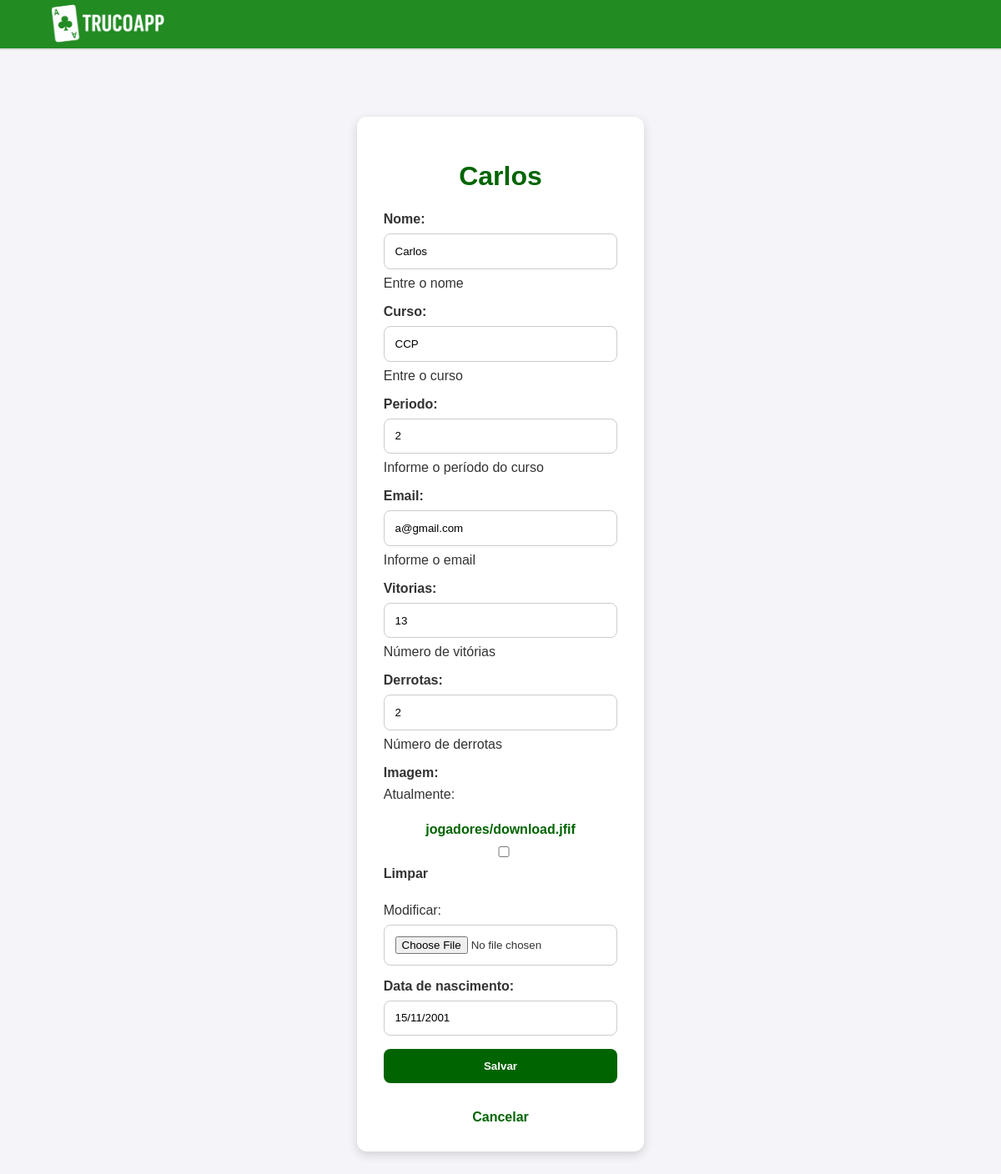
Page /jogadores/1/editar/ on the committed database.
### core/models.py (models this page shows)
class Jogador(models.Model):
    id = models.AutoField(primary_key=True)
    nome = models.CharField(max_length=100, help_text='Entre o nome')
    curso = models.CharField(max_length=100, help_text='Entre o curso')
    periodo = models.IntegerField(help_text='Informe o período do curso')
    email = models.EmailField(help_text='Informe o email', max_length=254)
    vitorias = models.IntegerField(help_text='Número de vitórias')
    derrotas = models.IntegerField(help_text='Número de derrotas')
    imagem = models.ImageField(upload_to='jogadores/', null=True, blank=True)
    dtNasc = models.DateField(help_text='Nascimento no formato DD/MM/AAAA', verbose_name='Data de nascimento')
    def __str__(self):
        return self.nome

### core/views.py (the view)
# urls.py: path("jogadores/<int:pk>/editar/", views.JogadorUpdateView.as_view(), name="jogador_update"),
class JogadorUpdateView(UpdateView):
    model = Jogador
    form_class = JogadorForm
    template_name = "core/jogador_form.html"
    success_url = reverse_lazy("jogador_list")

### core/forms.py
class JogadorForm(forms.ModelForm):
    dtNasc = forms.DateField(
        label="Data de nascimento",
        input_formats=["%d/%m/%Y", "%Y-%m-%d"],
        widget=forms.DateInput(format="%d/%m/%Y", attrs={"placeholder": "DD/MM/AAAA"})
    )
    class Meta:
        model = Jogador
        fields = ["nome", "curso", "periodo", "email", "vitorias", "derrotas", "imagem", "dtNasc"]

### templates/core/jogador_form.html (shortened to what this page needs)
{% load static %}
<!doctype html>
<html lang="pt-BR">
<head>
  <link rel="stylesheet" href="{% static 'css/jogador_form.css' %}" type="text/css">
</head>
<header>
<a href="{% url 'home' %}" class="logo-home">
<img src="{% static 'img/logo.png' %}" alt="TrucoApp Logo">
</a>
</header>
<body>
  <div class="form-container">
    <h1>{{ view.object|default:"Novo Jogador" }}</h1>
    <form method="post" enctype="multipart/form-data">
      {{ form.as_p }}
      <button type="submit">Salvar</button>
      <a href="{% url 'jogador_list' %}">Cancelar</a>
    </form>
  </div>
</body>
</html>

### static/css/jogador_form.css (style rules this page uses)
header { display: flex; justify-content: space-between; align-items: center; padding: 0 1rem; height: 60px; border-bottom: 2px solid #ddd; width: 100%; box-sizing: border-box; background: #228B22; }
body { font-family: Arial, sans-serif; margin: 0; background: #f4f4f9; color: #333; display: flex; flex-direction: column; }
.form-container { max-width: 500px; margin: 5rem auto; padding: 2rem; background: white; border-radius: 12px; box-shadow: 0 4px 12px rgba(0,0,0,0.15); font-family: Arial, sans-serif; }
.form-container h1 { text-align: center; margin-bottom: 1.5rem; color: #006400; }
.form-container form { display: flex; flex-direction: column; gap: 1rem; }
.form-container form p { margin: 0; display: flex; flex-direction: column; gap: 0.5rem; }
.form-container label { font-weight: bold; text-align: left; }
.form-container input, .form-container select, .form-container textarea { width: 100%; padding: 0.8rem; border: 1px solid #ccc; border-radius: 8px; box-sizing: border-box; }
.form-container button { background: #006400; color: white; padding: 0.8rem; border: none; border-radius: 8px; cursor: pointer; font-weight: bold; }
.form-container a { display: inline-block; text-align: center; margin-top: 1rem; color: #006400; text-decoration: none; font-weight: bold; }
.logo-home { display: flex; align-items: center; height: 100%; }
.logo-home img { max-height: 150px; width: auto; display: block; }

### rows in the picture
Jogador: object "Carlos", nome "Carlos", curso "CCP", periodo "2", email "a@gmail.com", vitorias "13", derrotas "2", dtNasc "15/11/2001"
